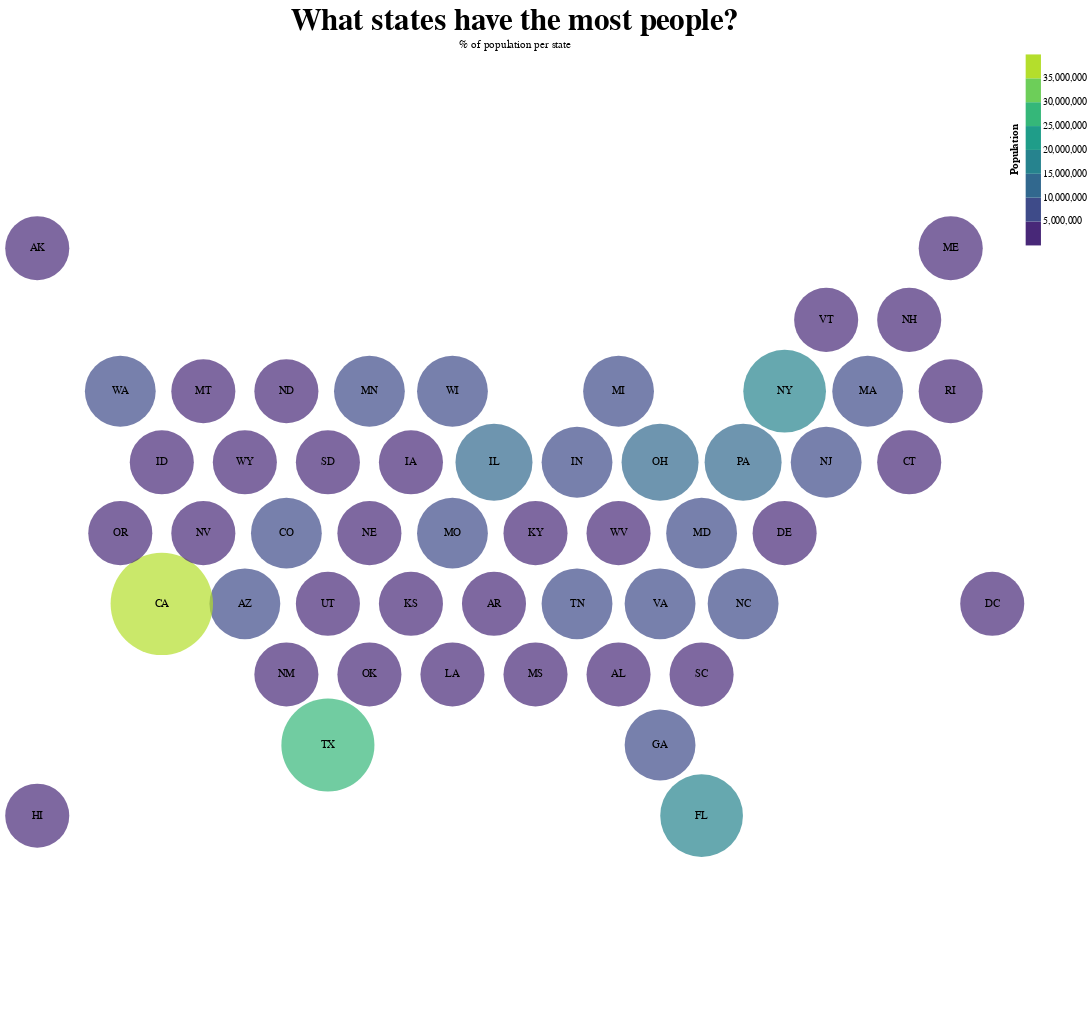

Here is the Vega-Lite specification saved for this chart:
### Vega specification from a JSON file in a GitHub repository (floating-point values rounded to 4 significant figures)
{"$schema": "https://vega.github.io/schema/vega/v5.json", "background": "white", "padding": 5, "width": 1000, "height": 1000, "title": {"text": ["What states have the most people?"], "fontSize": 32, "subtitle": "% of population per state", "frame": "group"}, "style": "cell", "data": [{"name": "data-ecb5fec3b20ee88d7fc8408d3e2f51c2", "values": [{"%-electoral_votes": 1.67, "%-population": 1.55, "%-representatives": 1.61, "%-senators": 2, "Electoral votes per 100K": 0.19, "Population": 4779736, "Representatives per 100K": 0.15, "Senators per 100K": 0.04, "State": "Alabama", "State_Abbr": "AL", "States": "Alabama", "centroid_lat": 0.65, "centroid_lon": 15.0, "state_code": "AL", "type": "Feature", "geometry": {"type": "Polygon", "coordinates": [[[14.0, 0.1], [14.0, 1.2], [15.0, 1.8], [16, 1.2], [16, 0.1], [15.0, -0.5], [14.0, 0.1]]]}}, {"%-electoral_votes": 0.56, "%-population": 0.23, "%-representatives": 0.23, "%-senators": 2, "Electoral votes per 100K": 0.42, "Population": 710231, "Representatives per 100K": 0.14, "Senators per 100K": 0.28, "State": "Alaska", "State_Abbr": "AK", "States": "Alaska", "centroid_lat": 10.85, "centroid_lon": 1.0, "state_code": "AK", "type": "Feature", "geometry": {"type": "Polygon", "coordinates": [[[-3.243e-20, 10.3], [0, 11.4], [1.0, 12.0], [2, 11.4], [2, 10.3], [1.0, 9.7], [-3.243e-20, 10.3]]]}}, {"%-electoral_votes": 2.04, "%-population": 2.07, "%-representatives": 2.07, "%-senators": 2, "Electoral votes per 100K": 0.17, "Population": 6392017, "Representatives per 100K": 0.14, "Senators per 100K": 0.03, "State": "Arizona", "State_Abbr": "AZ", "States": "Arizona", "centroid_lat": 2.35, "centroid_lon": 6.0, "state_code": "AZ", "type": "Feature", "geometry": {"type": "Polygon", "coordinates": [[[5.0, 1.8], [5, 2.9], [6.0, 3.5], [7.0, 2.9], [7.0, 1.8], [6.0, 1.2], [5.0, 1.8]]]}}, {"%-electoral_votes": 1.12, "%-population": 0.94, "%-representatives": 0.92, "%-senators": 2, "Electoral votes per 100K": 0.21, "Population": 2915918, "Representatives per 100K": 0.14, "Senators per 100K": 0.07, "State": "Arkansas", "State_Abbr": "AR", "States": "Arkansas", "centroid_lat": 2.35, "centroid_lon": 12.0, "state_code": "AR", "type": "Feature", "geometry": {"type": "Polygon", "coordinates": [[[11.0, 1.8], [11, 2.9], [12, 3.5], [13.0, 2.9], [13.0, 1.8], [12.0, 1.2], [11.0, 1.8]]]}}, {"%-electoral_votes": 10.22, "%-population": 12.07, "%-representatives": 12.18, "%-senators": 2, "Electoral votes per 100K": 0.15, "Population": 37253956, "Representatives per 100K": 0.14, "Senators per 100K": 0.01, "State": "California", "State_Abbr": "CA", "States": "California", "centroid_lat": 2.35, "centroid_lon": 4, "state_code": "CA", "type": "Feature", "geometry": {"type": "Polygon", "coordinates": [[[3.0, 1.8], [3, 2.9], [4, 3.5], [5, 2.9], [5.0, 1.8], [4, 1.2], [3.0, 1.8]]]}}, {"%-electoral_votes": 1.67, "%-population": 1.63, "%-representatives": 1.61, "%-senators": 2, "Electoral votes per 100K": 0.18, "Population": 5029196, "Representatives per 100K": 0.14, "Senators per 100K": 0.04, "State": "Colorado", "State_Abbr": "CO", "States": "Colorado", "centroid_lat": 4.05, "centroid_lon": 7.0, "state_code": "CO", "type": "Feature", "geometry": {"type": "Polygon", "coordinates": [[[6.0, 3.5], [6.0, 4.6], [7.0, 5.2], [8, 4.6], [8.0, 3.5], [7.0, 2.9], [6.0, 3.5]]]}}, {"%-electoral_votes": 1.3, "%-population": 1.16, "%-representatives": 1.15, "%-senators": 2, "Electoral votes per 100K": 0.2, "Population": 3574097, "Representatives per 100K": 0.14, "Senators per 100K": 0.06, "State": "Connecticut", "State_Abbr": "CT", "States": "Connecticut", "centroid_lat": 5.75, "centroid_lon": 22.0, "state_code": "CT", "type": "Feature", "geometry": {"type": "Polygon", "coordinates": [[[21.0, 5.2], [21.0, 6.3], [22.0, 6.9], [23.0, 6.3], [23.0, 5.2], [22.0, 4.6], [21.0, 5.2]]]}}, {"%-electoral_votes": 0.56, "%-population": 0.19, "%-representatives": 0.23, "%-senators": 2, "Electoral votes per 100K": 0.5, "Population": 601723, "Representatives per 100K": 0.17, "Senators per 100K": 0.33, "State": "Delaware", "State_Abbr": "DE", "States": "Delaware", "centroid_lat": 4.05, "centroid_lon": 19.0, "state_code": "DE", "type": "Feature", "geometry": {"type": "Polygon", "coordinates": [[[18.0, 3.5], [18, 4.6], [19, 5.2], [20, 4.6], [20, 3.5], [19.0, 2.9], [18.0, 3.5]]]}}, {"%-electoral_votes": 0.56, "%-population": 0.29, "%-representatives": 0, "%-senators": 0, "Electoral votes per 100K": 0.33, "Population": 897934, "Representatives per 100K": 0, "Senators per 100K": 0, "State": "District of Columbia", "State_Abbr": "DC", "States": "D.C.", "centroid_lat": 2.35, "centroid_lon": 24, "state_code": "DC", "type": "Feature", "geometry": {"type": "Polygon", "coordinates": [[[23, 1.8], [23.0, 2.9], [24, 3.5], [25.0, 2.9], [25.0, 1.8], [24.0, 1.2], [23, 1.8]]]}}, {"%-electoral_votes": 5.39, "%-population": 6.09, "%-representatives": 6.21, "%-senators": 2, "Electoral votes per 100K": 0.15, "Population": 18801310, "Representatives per 100K": 0.14, "Senators per 100K": 0.01, "State": "Florida", "State_Abbr": "FL", "States": "Florida", "centroid_lat": -2.75, "centroid_lon": 17, "state_code": "FL", "type": "Feature", "geometry": {"type": "Polygon", "coordinates": [[[16, -2.2], [17.0, -1.6], [18.0, -2.2], [18, -3.3], [17.0, -3.9], [16, -3.3], [16, -2.2]]]}}, {"%-electoral_votes": 2.97, "%-population": 3.14, "%-representatives": 3.22, "%-senators": 2, "Electoral votes per 100K": 0.17, "Population": 9687653, "Representatives per 100K": 0.14, "Senators per 100K": 0.02, "State": "Georgia", "State_Abbr": "GA", "States": "Georgia", "centroid_lat": -1.05, "centroid_lon": 16, "state_code": "GA", "type": "Feature", "geometry": {"type": "Polygon", "coordinates": [[[15.0, -1.6], [15.0, -0.5], [16, 0.1], [17, -0.5], [17.0, -1.6], [16, -2.2], [15.0, -1.6]]]}}, {"%-electoral_votes": 0.74, "%-population": 0.44, "%-representatives": 0.46, "%-senators": 2, "Electoral votes per 100K": 0.29, "Population": 1360301, "Representatives per 100K": 0.15, "Senators per 100K": 0.15, "State": "Hawaii", "State_Abbr": "HI", "States": "Hawaii", "centroid_lat": -2.75, "centroid_lon": 1.0, "state_code": "HI", "type": "Feature", "geometry": {"type": "Polygon", "coordinates": [[[0, -3.3], [3.194e-20, -2.2], [1.0, -1.6], [2.0, -2.2], [2, -3.3], [1.0, -3.9], [0, -3.3]]]}}, {"%-electoral_votes": 0.74, "%-population": 0.51, "%-representatives": 0.46, "%-senators": 2, "Electoral votes per 100K": 0.26, "Population": 1567582, "Representatives per 100K": 0.13, "Senators per 100K": 0.13, "State": "Idaho", "State_Abbr": "ID", "States": "Idaho", "centroid_lat": 5.75, "centroid_lon": 4, "state_code": "ID", "type": "Feature", "geometry": {"type": "Polygon", "coordinates": [[[3.0, 5.2], [3.0, 6.3], [4, 6.9], [5, 6.3], [5.0, 5.2], [4.0, 4.6], [3.0, 5.2]]]}}, {"%-electoral_votes": 3.72, "%-population": 4.16, "%-representatives": 4.14, "%-senators": 2, "Electoral votes per 100K": 0.16, "Population": 12830632, "Representatives per 100K": 0.14, "Senators per 100K": 0.02, "State": "Illinois", "State_Abbr": "IL", "States": "Illinois", "centroid_lat": 5.75, "centroid_lon": 12, "state_code": "IL", "type": "Feature", "geometry": {"type": "Polygon", "coordinates": [[[11.0, 5.2], [11.0, 6.3], [12.0, 6.9], [13.0, 6.3], [13.0, 5.2], [12.0, 4.6], [11.0, 5.2]]]}}, {"%-electoral_votes": 2.04, "%-population": 2.1, "%-representatives": 2.07, "%-senators": 2, "Electoral votes per 100K": 0.17, "Population": 6483802, "Representatives per 100K": 0.14, "Senators per 100K": 0.03, "State": "Indiana", "State_Abbr": "IN", "States": "Indiana", "centroid_lat": 5.75, "centroid_lon": 14.0, "state_code": "IN", "type": "Feature", "geometry": {"type": "Polygon", "coordinates": [[[13.0, 5.2], [13.0, 6.3], [14.0, 6.9], [15.0, 6.3], [15.0, 5.2], [14.0, 4.6], [13.0, 5.2]]]}}, {"%-electoral_votes": 1.12, "%-population": 0.99, "%-representatives": 0.92, "%-senators": 2, "Electoral votes per 100K": 0.2, "Population": 3046355, "Representatives per 100K": 0.13, "Senators per 100K": 0.07, "State": "Iowa", "State_Abbr": "IA", "States": "Iowa", "centroid_lat": 5.75, "centroid_lon": 10, "state_code": "IA", "type": "Feature", "geometry": {"type": "Polygon", "coordinates": [[[9.0, 5.2], [9.0, 6.3], [10, 6.9], [11.0, 6.3], [11.0, 5.2], [10.0, 4.6], [9.0, 5.2]]]}}, {"%-electoral_votes": 1.12, "%-population": 0.92, "%-representatives": 0.92, "%-senators": 2, "Electoral votes per 100K": 0.21, "Population": 2853118, "Representatives per 100K": 0.14, "Senators per 100K": 0.07, "State": "Kansas", "State_Abbr": "KS", "States": "Kansas", "centroid_lat": 2.35, "centroid_lon": 10, "state_code": "KS", "type": "Feature", "geometry": {"type": "Polygon", "coordinates": [[[9.0, 1.8], [9.0, 2.9], [10, 3.5], [11, 2.9], [11.0, 1.8], [10.0, 1.2], [9.0, 1.8]]]}}, {"%-electoral_votes": 1.49, "%-population": 1.41, "%-representatives": 1.38, "%-senators": 2, "Electoral votes per 100K": 0.18, "Population": 4339367, "Representatives per 100K": 0.14, "Senators per 100K": 0.05, "State": "Kentucky", "State_Abbr": "KY", "States": "Kentucky", "centroid_lat": 4.05, "centroid_lon": 13, "state_code": "KY", "type": "Feature", "geometry": {"type": "Polygon", "coordinates": [[[12, 3.5], [12.0, 4.6], [13.0, 5.2], [14.0, 4.6], [14.0, 3.5], [13.0, 2.9], [12, 3.5]]]}}, {"%-electoral_votes": 1.49, "%-population": 1.47, "%-representatives": 1.38, "%-senators": 2, "Electoral votes per 100K": 0.18, "Population": 4533372, "Representatives per 100K": 0.13, "Senators per 100K": 0.04, "State": "Louisiana", "State_Abbr": "LA", "States": "Louisiana", "centroid_lat": 0.65, "centroid_lon": 11.0, "state_code": "LA", "type": "Feature", "geometry": {"type": "Polygon", "coordinates": [[[10.0, 0.1], [10.0, 1.2], [11.0, 1.8], [12.0, 1.2], [12.0, 0.1], [11.0, -0.5], [10.0, 0.1]]]}}, {"%-electoral_votes": 0.74, "%-population": 0.43, "%-representatives": 0.46, "%-senators": 2, "Electoral votes per 100K": 0.3, "Population": 1328361, "Representatives per 100K": 0.15, "Senators per 100K": 0.15, "State": "Maine", "State_Abbr": "ME", "States": "Maine", "centroid_lat": 10.85, "centroid_lon": 23, "state_code": "ME", "type": "Feature", "geometry": {"type": "Polygon", "coordinates": [[[22.0, 11.4], [23.0, 12.0], [24.0, 11.4], [24.0, 10.3], [23.0, 9.7], [22, 10.3], [22.0, 11.4]]]}}, {"%-electoral_votes": 1.86, "%-population": 1.87, "%-representatives": 1.84, "%-senators": 2, "Electoral votes per 100K": 0.17, "Population": 5773552, "Representatives per 100K": 0.14, "Senators per 100K": 0.03, "State": "Maryland", "State_Abbr": "MD", "States": "Maryland", "centroid_lat": 4.05, "centroid_lon": 17.0, "state_code": "MD", "type": "Feature", "geometry": {"type": "Polygon", "coordinates": [[[16, 3.5], [16.0, 4.6], [17.0, 5.2], [18, 4.6], [18.0, 3.5], [17.0, 2.9], [16, 3.5]]]}}, {"%-electoral_votes": 2.04, "%-population": 2.12, "%-representatives": 2.07, "%-senators": 2, "Electoral votes per 100K": 0.17, "Population": 6547629, "Representatives per 100K": 0.14, "Senators per 100K": 0.03, "State": "Massachusetts", "State_Abbr": "MA", "States": "Massachusetts", "centroid_lat": 7.45, "centroid_lon": 21.0, "state_code": "MA", "type": "Feature", "geometry": {"type": "Polygon", "coordinates": [[[20.0, 6.9], [20.0, 8.0], [21, 8.6], [22.0, 8.0], [22.0, 6.9], [21.0, 6.3], [20.0, 6.9]]]}}, {"%-electoral_votes": 2.97, "%-population": 3.2, "%-representatives": 3.22, "%-senators": 2, "Electoral votes per 100K": 0.16, "Population": 9883640, "Representatives per 100K": 0.14, "Senators per 100K": 0.02, "State": "Michigan", "State_Abbr": "MI", "States": "Michigan", "centroid_lat": 7.45, "centroid_lon": 15, "state_code": "MI", "type": "Feature", "geometry": {"type": "Polygon", "coordinates": [[[14.0, 8.0], [15.0, 8.6], [16.0, 8.0], [16.0, 6.9], [15.0, 6.3], [14.0, 6.9], [14.0, 8.0]]]}}, {"%-electoral_votes": 1.86, "%-population": 1.72, "%-representatives": 1.84, "%-senators": 2, "Electoral votes per 100K": 0.19, "Population": 5303925, "Representatives per 100K": 0.15, "Senators per 100K": 0.04, "State": "Minnesota", "State_Abbr": "MN", "States": "Minnesota", "centroid_lat": 7.45, "centroid_lon": 9.0, "state_code": "MN", "type": "Feature", "geometry": {"type": "Polygon", "coordinates": [[[8.0, 6.9], [8.0, 8.0], [9.0, 8.6], [10.0, 8.0], [10, 6.9], [9.0, 6.3], [8.0, 6.9]]]}}, {"%-electoral_votes": 1.12, "%-population": 0.96, "%-representatives": 0.92, "%-senators": 2, "Electoral votes per 100K": 0.2, "Population": 2967297, "Representatives per 100K": 0.13, "Senators per 100K": 0.07, "State": "Mississippi", "State_Abbr": "MS", "States": "Mississippi", "centroid_lat": 0.65, "centroid_lon": 13, "state_code": "MS", "type": "Feature", "geometry": {"type": "Polygon", "coordinates": [[[12.0, 1.2], [13.0, 1.8], [14.0, 1.2], [14.0, 0.1], [13.0, -0.5], [12.0, 0.1], [12.0, 1.2]]]}}, {"%-electoral_votes": 1.86, "%-population": 1.94, "%-representatives": 1.84, "%-senators": 2, "Electoral votes per 100K": 0.17, "Population": 5988927, "Representatives per 100K": 0.13, "Senators per 100K": 0.03, "State": "Missouri", "State_Abbr": "MO", "States": "Missouri", "centroid_lat": 4.05, "centroid_lon": 11, "state_code": "MO", "type": "Feature", "geometry": {"type": "Polygon", "coordinates": [[[10.0, 4.6], [11.0, 5.2], [12.0, 4.6], [12, 3.5], [11, 2.9], [10, 3.5], [10.0, 4.6]]]}}, {"%-electoral_votes": 0.56, "%-population": 0.32, "%-representatives": 0.23, "%-senators": 2, "Electoral votes per 100K": 0.3, "Population": 989415, "Representatives per 100K": 0.1, "Senators per 100K": 0.2, "State": "Montana", "State_Abbr": "MT", "States": "Montana", "centroid_lat": 7.45, "centroid_lon": 5.0, "state_code": "MT", "type": "Feature", "geometry": {"type": "Polygon", "coordinates": [[[4, 6.9], [4.0, 8.0], [5.0, 8.6], [6, 8.0], [6.0, 6.9], [5, 6.3], [4, 6.9]]]}}, {"%-electoral_votes": 0.93, "%-population": 0.59, "%-representatives": 0.69, "%-senators": 2, "Electoral votes per 100K": 0.27, "Population": 1826341, "Representatives per 100K": 0.16, "Senators per 100K": 0.11, "State": "Nebraska", "State_Abbr": "NE", "States": "Nebraska", "centroid_lat": 4.05, "centroid_lon": 9.0, "state_code": "NE", "type": "Feature", "geometry": {"type": "Polygon", "coordinates": [[[8.0, 3.5], [8, 4.6], [9.0, 5.2], [10.0, 4.6], [10, 3.5], [9.0, 2.9], [8.0, 3.5]]]}}, {"%-electoral_votes": 1.12, "%-population": 0.87, "%-representatives": 0.92, "%-senators": 2, "Electoral votes per 100K": 0.22, "Population": 2700551, "Representatives per 100K": 0.15, "Senators per 100K": 0.07, "State": "Nevada", "State_Abbr": "NV", "States": "Nevada", "centroid_lat": 4.05, "centroid_lon": 5.0, "state_code": "NV", "type": "Feature", "geometry": {"type": "Polygon", "coordinates": [[[4.0, 4.6], [5.0, 5.2], [6.0, 4.6], [6.0, 3.5], [5, 2.9], [4, 3.5], [4.0, 4.6]]]}}, {"%-electoral_votes": 0.74, "%-population": 0.43, "%-representatives": 0.46, "%-senators": 2, "Electoral votes per 100K": 0.3, "Population": 1316470, "Representatives per 100K": 0.15, "Senators per 100K": 0.15, "State": "New Hampshire", "State_Abbr": "NH", "States": "New Hampshire", "centroid_lat": 9.15, "centroid_lon": 22.0, "state_code": "NH", "type": "Feature", "geometry": {"type": "Polygon", "coordinates": [[[21, 8.6], [21.0, 9.7], [22, 10.3], [23.0, 9.7], [23.0, 8.6], [22.0, 8.0], [21, 8.6]]]}}, {"%-electoral_votes": 2.6, "%-population": 2.85, "%-representatives": 2.76, "%-senators": 2, "Electoral votes per 100K": 0.16, "Population": 8791894, "Representatives per 100K": 0.14, "Senators per 100K": 0.02, "State": "New Jersey", "State_Abbr": "NJ", "States": "New Jersey", "centroid_lat": 5.75, "centroid_lon": 20, "state_code": "NJ", "type": "Feature", "geometry": {"type": "Polygon", "coordinates": [[[19, 5.2], [19.0, 6.3], [20.0, 6.9], [21.0, 6.3], [21.0, 5.2], [20, 4.6], [19, 5.2]]]}}, {"%-electoral_votes": 0.93, "%-population": 0.67, "%-representatives": 0.69, "%-senators": 2, "Electoral votes per 100K": 0.24, "Population": 2059179, "Representatives per 100K": 0.15, "Senators per 100K": 0.1, "State": "New Mexico", "State_Abbr": "NM", "States": "New Mexico", "centroid_lat": 0.65, "centroid_lon": 7.0, "state_code": "NM", "type": "Feature", "geometry": {"type": "Polygon", "coordinates": [[[6.0, 0.1], [6.0, 1.2], [7.0, 1.8], [8, 1.2], [8.0, 0.1], [7.0, -0.5], [6.0, 0.1]]]}}, {"%-electoral_votes": 5.39, "%-population": 6.28, "%-representatives": 6.21, "%-senators": 2, "Electoral votes per 100K": 0.15, "Population": 19378102, "Representatives per 100K": 0.14, "Senators per 100K": 0.01, "State": "New York", "State_Abbr": "NY", "States": "New York", "centroid_lat": 7.45, "centroid_lon": 19.0, "state_code": "NY", "type": "Feature", "geometry": {"type": "Polygon", "coordinates": [[[18.0, 6.9], [18.0, 8.0], [19.0, 8.6], [20.0, 8.0], [20.0, 6.9], [19.0, 6.3], [18.0, 6.9]]]}}, {"%-electoral_votes": 2.79, "%-population": 3.09, "%-representatives": 2.99, "%-senators": 2, "Electoral votes per 100K": 0.16, "Population": 9535483, "Representatives per 100K": 0.14, "Senators per 100K": 0.02, "State": "North Carolina", "State_Abbr": "NC", "States": "North Carolina", "centroid_lat": 2.35, "centroid_lon": 18.0, "state_code": "NC", "type": "Feature", "geometry": {"type": "Polygon", "coordinates": [[[17.0, 1.8], [17.0, 2.9], [18.0, 3.5], [19.0, 2.9], [19.0, 1.8], [18.0, 1.2], [17.0, 1.8]]]}}, {"%-electoral_votes": 0.56, "%-population": 0.22, "%-representatives": 0.23, "%-senators": 2, "Electoral votes per 100K": 0.45, "Population": 672591, "Representatives per 100K": 0.15, "Senators per 100K": 0.3, "State": "North Dakota", "State_Abbr": "ND", "States": "North Dakota", "centroid_lat": 7.45, "centroid_lon": 7.0, "state_code": "ND", "type": "Feature", "geometry": {"type": "Polygon", "coordinates": [[[6.0, 6.9], [6, 8.0], [7.0, 8.6], [8.0, 8.0], [8.0, 6.9], [7.0, 6.3], [6.0, 6.9]]]}}, {"%-electoral_votes": 3.35, "%-population": 3.74, "%-representatives": 3.68, "%-senators": 2, "Electoral votes per 100K": 0.16, "Population": 11536504, "Representatives per 100K": 0.14, "Senators per 100K": 0.02, "State": "Ohio", "State_Abbr": "OH", "States": "Ohio", "centroid_lat": 5.75, "centroid_lon": 16, "state_code": "OH", "type": "Feature", "geometry": {"type": "Polygon", "coordinates": [[[15.0, 5.2], [15.0, 6.3], [16.0, 6.9], [17.0, 6.3], [17.0, 5.2], [16.0, 4.6], [15.0, 5.2]]]}}, {"%-electoral_votes": 1.3, "%-population": 1.22, "%-representatives": 1.15, "%-senators": 2, "Electoral votes per 100K": 0.19, "Population": 3751351, "Representatives per 100K": 0.13, "Senators per 100K": 0.05, "State": "Oklahoma", "State_Abbr": "OK", "States": "Oklahoma", "centroid_lat": 0.65, "centroid_lon": 9.0, "state_code": "OK", "type": "Feature", "geometry": {"type": "Polygon", "coordinates": [[[8.0, 0.1], [8, 1.2], [9.0, 1.8], [10.0, 1.2], [10.0, 0.1], [9.0, -0.5], [8.0, 0.1]]]}}, {"%-electoral_votes": 1.3, "%-population": 1.24, "%-representatives": 1.15, "%-senators": 2, "Electoral votes per 100K": 0.18, "Population": 3831074, "Representatives per 100K": 0.13, "Senators per 100K": 0.05, "State": "Oregon", "State_Abbr": "OR", "States": "Oregon", "centroid_lat": 4.05, "centroid_lon": 3, "state_code": "OR", "type": "Feature", "geometry": {"type": "Polygon", "coordinates": [[[2.0, 4.6], [3.0, 5.2], [4.0, 4.6], [4, 3.5], [3, 2.9], [2.0, 3.5], [2.0, 4.6]]]}}, {"%-electoral_votes": 3.72, "%-population": 4.11, "%-representatives": 4.14, "%-senators": 2, "Electoral votes per 100K": 0.16, "Population": 12702379, "Representatives per 100K": 0.14, "Senators per 100K": 0.02, "State": "Pennsylvania", "State_Abbr": "PA", "States": "Pennsylvania", "centroid_lat": 5.75, "centroid_lon": 18, "state_code": "PA", "type": "Feature", "geometry": {"type": "Polygon", "coordinates": [[[17.0, 5.2], [17.0, 6.3], [18.0, 6.9], [19.0, 6.3], [19, 5.2], [18, 4.6], [17.0, 5.2]]]}}, {"%-electoral_votes": 0.74, "%-population": 0.34, "%-representatives": 0.46, "%-senators": 2, "Electoral votes per 100K": 0.38, "Population": 1052567, "Representatives per 100K": 0.19, "Senators per 100K": 0.19, "State": "Rhode Island", "State_Abbr": "RI", "States": "Rhode Island", "centroid_lat": 7.45, "centroid_lon": 23.0, "state_code": "RI", "type": "Feature", "geometry": {"type": "Polygon", "coordinates": [[[22.0, 8.0], [23.0, 8.6], [24.0, 8.0], [24.0, 6.9], [23.0, 6.3], [22.0, 6.9], [22.0, 8.0]]]}}, {"%-electoral_votes": 1.67, "%-population": 1.5, "%-representatives": 1.61, "%-senators": 2, "Electoral votes per 100K": 0.19, "Population": 4625364, "Representatives per 100K": 0.15, "Senators per 100K": 0.04, "State": "South Carolina", "State_Abbr": "SC", "States": "South Carolina", "centroid_lat": 0.65, "centroid_lon": 17, "state_code": "SC", "type": "Feature", "geometry": {"type": "Polygon", "coordinates": [[[16, 0.1], [16, 1.2], [17.0, 1.8], [18.0, 1.2], [18.0, 0.1], [17, -0.5], [16, 0.1]]]}}, {"%-electoral_votes": 0.56, "%-population": 0.26, "%-representatives": 0.23, "%-senators": 2, "Electoral votes per 100K": 0.37, "Population": 814180, "Representatives per 100K": 0.12, "Senators per 100K": 0.25, "State": "South Dakota", "State_Abbr": "SD", "States": "South Dakota", "centroid_lat": 5.75, "centroid_lon": 8.0, "state_code": "SD", "type": "Feature", "geometry": {"type": "Polygon", "coordinates": [[[7.0, 6.3], [8.0, 6.9], [9.0, 6.3], [9.0, 5.2], [8, 4.6], [7.0, 5.2], [7.0, 6.3]]]}}, {"%-electoral_votes": 2.04, "%-population": 2.06, "%-representatives": 2.07, "%-senators": 2, "Electoral votes per 100K": 0.17, "Population": 6346105, "Representatives per 100K": 0.14, "Senators per 100K": 0.03, "State": "Tennessee", "State_Abbr": "TN", "States": "Tennessee", "centroid_lat": 2.35, "centroid_lon": 14, "state_code": "TN", "type": "Feature", "geometry": {"type": "Polygon", "coordinates": [[[13.0, 2.9], [14.0, 3.5], [15.0, 2.9], [15.0, 1.8], [14.0, 1.2], [13.0, 1.8], [13.0, 2.9]]]}}, {"%-electoral_votes": 7.06, "%-population": 8.14, "%-representatives": 8.28, "%-senators": 2, "Electoral votes per 100K": 0.15, "Population": 25145561, "Representatives per 100K": 0.14, "Senators per 100K": 0.01, "State": "Texas", "State_Abbr": "TX", "States": "Texas", "centroid_lat": -1.05, "centroid_lon": 8, "state_code": "TX", "type": "Feature", "geometry": {"type": "Polygon", "coordinates": [[[7, -1.6], [7.0, -0.5], [8.0, 0.1], [9.0, -0.5], [9.0, -1.6], [8.0, -2.2], [7, -1.6]]]}}, {"%-electoral_votes": 1.12, "%-population": 0.9, "%-representatives": 0.92, "%-senators": 2, "Electoral votes per 100K": 0.22, "Population": 2763885, "Representatives per 100K": 0.14, "Senators per 100K": 0.07, "State": "Utah", "State_Abbr": "UT", "States": "Utah", "centroid_lat": 2.35, "centroid_lon": 8.0, "state_code": "UT", "type": "Feature", "geometry": {"type": "Polygon", "coordinates": [[[7.0, 2.9], [8.0, 3.5], [9.0, 2.9], [9.0, 1.8], [8, 1.2], [7.0, 1.8], [7.0, 2.9]]]}}, {"%-electoral_votes": 0.56, "%-population": 0.2, "%-representatives": 0.23, "%-senators": 2, "Electoral votes per 100K": 0.48, "Population": 625741, "Representatives per 100K": 0.16, "Senators per 100K": 0.32, "State": "Vermont", "State_Abbr": "VT", "States": "Vermont", "centroid_lat": 9.15, "centroid_lon": 20.0, "state_code": "VT", "type": "Feature", "geometry": {"type": "Polygon", "coordinates": [[[19.0, 8.6], [19.0, 9.7], [20.0, 10.3], [21.0, 9.7], [21, 8.6], [20.0, 8.0], [19.0, 8.6]]]}}, {"%-electoral_votes": 2.42, "%-population": 2.59, "%-representatives": 2.53, "%-senators": 2, "Electoral votes per 100K": 0.16, "Population": 8001024, "Representatives per 100K": 0.14, "Senators per 100K": 0.02, "State": "Virginia", "State_Abbr": "VA", "States": "Virginia", "centroid_lat": 2.35, "centroid_lon": 16.0, "state_code": "VA", "type": "Feature", "geometry": {"type": "Polygon", "coordinates": [[[15.0, 2.9], [16, 3.5], [17.0, 2.9], [17.0, 1.8], [16, 1.2], [15.0, 1.8], [15.0, 2.9]]]}}, {"%-electoral_votes": 2.23, "%-population": 2.18, "%-representatives": 2.3, "%-senators": 2, "Electoral votes per 100K": 0.18, "Population": 6724540, "Representatives per 100K": 0.15, "Senators per 100K": 0.03, "State": "Washington", "State_Abbr": "WA", "States": "Washington", "centroid_lat": 7.45, "centroid_lon": 3, "state_code": "WA", "type": "Feature", "geometry": {"type": "Polygon", "coordinates": [[[2.0, 8.0], [3, 8.6], [4.0, 8.0], [4, 6.9], [3.0, 6.3], [2, 6.9], [2.0, 8.0]]]}}, {"%-electoral_votes": 0.93, "%-population": 0.6, "%-representatives": 0.69, "%-senators": 2, "Electoral votes per 100K": 0.27, "Population": 1852994, "Representatives per 100K": 0.16, "Senators per 100K": 0.11, "State": "West Virginia", "State_Abbr": "WV", "States": "West Virginia", "centroid_lat": 4.05, "centroid_lon": 15.0, "state_code": "WV", "type": "Feature", "geometry": {"type": "Polygon", "coordinates": [[[14.0, 3.5], [14.0, 4.6], [15.0, 5.2], [16.0, 4.6], [16, 3.5], [15.0, 2.9], [14.0, 3.5]]]}}, {"%-electoral_votes": 1.86, "%-population": 1.84, "%-representatives": 1.84, "%-senators": 2, "Electoral votes per 100K": 0.18, "Population": 5686986, "Representatives per 100K": 0.14, "Senators per 100K": 0.04, "State": "Wisconsin", "State_Abbr": "WI", "States": "Wisconsin", "centroid_lat": 7.45, "centroid_lon": 11.0, "state_code": "WI", "type": "Feature", "geometry": {"type": "Polygon", "coordinates": [[[10.0, 8.0], [11.0, 8.6], [12.0, 8.0], [12.0, 6.9], [11.0, 6.3], [10, 6.9], [10.0, 8.0]]]}}, {"%-electoral_votes": 0.56, "%-population": 0.18, "%-representatives": 0.23, "%-senators": 2, "Electoral votes per 100K": 0.53, "Population": 563626, "Representatives per 100K": 0.18, "Senators per 100K": 0.35, "State": "Wyoming", "State_Abbr": "WY", "States": "Wyoming", "centroid_lat": 5.75, "centroid_lon": 6.0, "state_code": "WY", "type": "Feature", "geometry": {"type": "Polygon", "coordinates": [[[5.0, 5.2], [5, 6.3], [6.0, 6.9], [7.0, 6.3], [7.0, 5.2], [6.0, 4.6], [5.0, 5.2]]]}}]}, {"name": "data_1", "source": "data-ecb5fec3b20ee88d7fc8408d3e2f51c2", "transform": [{"type": "extent", "field": "Population", "signal": "layer_0_bin_maxbins_8_Population_extent"}, {"type": "bin", "field": "Population", "as": ["bin_maxbins_8_Population", "bin_maxbins_8_Population_end"], "signal": "layer_0_bin_maxbins_8_Population_bins", "extent": {"signal": "layer_0_bin_maxbins_8_Population_extent"}, "maxbins": 8}, {"type": "geojson", "fields": ["centroid_lon", "centroid_lat"], "signal": "layer_0_geojson_0"}, {"type": "geopoint", "projection": "projection", "fields": ["centroid_lon", "centroid_lat"], "as": ["layer_0_x", "layer_0_y"]}, {"type": "filter", "expr": "isValid(datum[\"bin_maxbins_8_Population\"]) && isFinite(+datum[\"bin_maxbins_8_Population\"])"}]}, {"name": "data_2", "source": "data-ecb5fec3b20ee88d7fc8408d3e2f51c2", "transform": [{"type": "geojson", "fields": ["centroid_lon", "centroid_lat"], "signal": "layer_1_geojson_0"}, {"type": "geopoint", "projection": "projection", "fields": ["centroid_lon", "centroid_lat"], "as": ["layer_1_x", "layer_1_y"]}]}], "projections": [{"name": "projection", "size": {"signal": "[width, height]"}, "fit": {"signal": "[layer_0_geojson_0, layer_1_geojson_0]"}}], "marks": [{"name": "layer_0_marks", "type": "symbol", "style": ["circle"], "from": {"data": "data_1"}, "encode": {"update": {"opacity": {"value": 0.7}, "fill": {"signal": "scale(\"color\", 0.5 * datum[\"bin_maxbins_8_Population\"] + 0.5 * datum[\"bin_maxbins_8_Population_end\"])"}, "tooltip": {"signal": "{\"Percent population\": format(datum[\"%-population\"], \"\")}"}, "ariaRoleDescription": {"value": "circle"}, "description": {"signal": "\"Population: \" + (!isValid(datum[\"bin_maxbins_8_Population\"]) || !isFinite(+datum[\"bin_maxbins_8_Population\"]) ? \"null\" : format(datum[\"bin_maxbins_8_Population\"], \"\") + \" – \" + format(datum[\"bin_maxbins_8_Population_end\"], \"\")) + \"; centroid_lat: \" + (format(datum[\"centroid_lat\"], \"\")) + \"; centroid_lon: \" + (format(datum[\"centroid_lon\"], \"\")) + \"; Population (binned): \" + (!isValid(datum[\"bin_maxbins_8_Population\"]) || !isFinite(+datum[\"bin_maxbins_8_Population\"]) ? \"null\" : format(datum[\"bin_maxbins_8_Population\"], \"\") + \" – \" + format(datum[\"bin_maxbins_8_Population_end\"], \"\")) + \"; Percent population: \" + (format(datum[\"%-population\"], \"\"))"}, "x": {"field": "layer_0_x"}, "y": {"field": "layer_0_y"}, "size": {"signal": "scale(\"size\", 0.5 * datum[\"bin_maxbins_8_Population\"] + 0.5 * datum[\"bin_maxbins_8_Population_end\"])"}, "shape": {"value": "circle"}}}}, {"name": "layer_1_marks", "type": "text", "style": ["text"], "from": {"data": "data_2"}, "encode": {"update": {"fill": {"value": "black"}, "description": {"signal": "\"centroid_lat: \" + (format(datum[\"centroid_lat\"], \"\")) + \"; centroid_lon: \" + (format(datum[\"centroid_lon\"], \"\")) + \"; state_code: \" + (isValid(datum[\"state_code\"]) ? datum[\"state_code\"] : \"\"+datum[\"state_code\"])"}, "x": {"field": "layer_1_x"}, "y": {"field": "layer_1_y"}, "text": {"signal": "isValid(datum[\"state_code\"]) ? datum[\"state_code\"] : \"\"+datum[\"state_code\"]"}, "align": {"value": "center"}, "baseline": {"value": "middle"}}}}], "scales": [{"name": "color", "type": "bin-ordinal", "range": {"scheme": "viridis"}, "bins": {"signal": "layer_0_bin_maxbins_8_Population_bins"}, "interpolate": "hcl"}, {"name": "size", "type": "linear", "domain": {"signal": "[layer_0_bin_maxbins_8_Population_bins.start, layer_0_bin_maxbins_8_Population_bins.stop]"}, "range": [4000, 12000], "bins": {"signal": "layer_0_bin_maxbins_8_Population_bins"}, "zero": true}], "legends": [{"orient": "right", "title": "Population", "titleOrient": "left", "fill": "color", "symbolType": "circle", "encode": {"symbols": {"update": {"opacity": {"value": 0.7}}}}}], "config": {"style": {"cell": {"stroke": null}}}}
